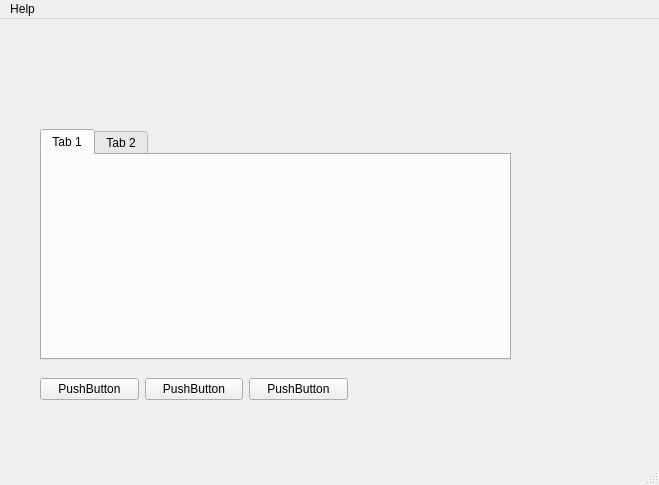
<?xml version="1.0" encoding="UTF-8"?>
<ui version="4.0">
 <class>MainWindow</class>
 <widget class="QMainWindow" name="MainWindow">
  <property name="geometry">
   <rect>
    <x>0</x>
    <y>0</y>
    <width>659</width>
    <height>485</height>
   </rect>
  </property>
  <property name="windowTitle">
   <string>MainWindow</string>
  </property>
  <widget class="QWidget" name="centralwidget">
   <widget class="QWidget" name="verticalLayoutWidget">
    <property name="geometry">
     <rect>
      <x>10</x>
      <y>10</y>
      <width>601</width>
      <height>80</height>
     </rect>
    </property>
    <layout class="QVBoxLayout" name="verticalLayout"/>
   </widget>
   <widget class="QWidget" name="verticalLayoutWidget_2">
    <property name="geometry">
     <rect>
      <x>40</x>
      <y>110</y>
      <width>471</width>
      <height>231</height>
     </rect>
    </property>
    <layout class="QVBoxLayout" name="verticalLayout_2">
     <item>
      <widget class="QTabWidget" name="tabWidget">
       <widget class="QWidget" name="tab">
        <attribute name="title">
         <string>Tab 1</string>
        </attribute>
       </widget>
       <widget class="QWidget" name="tab_2">
        <attribute name="title">
         <string>Tab 2</string>
        </attribute>
       </widget>
      </widget>
     </item>
    </layout>
   </widget>
   <widget class="QWidget" name="horizontalLayoutWidget">
    <property name="geometry">
     <rect>
      <x>40</x>
      <y>340</y>
      <width>308</width>
      <height>61</height>
     </rect>
    </property>
    <layout class="QHBoxLayout" name="horizontalLayout">
     <item>
      <widget class="QPushButton" name="pushButton_3">
       <property name="text">
        <string>PushButton</string>
       </property>
      </widget>
     </item>
     <item>
      <widget class="QPushButton" name="pushButton_2">
       <property name="text">
        <string>PushButton</string>
       </property>
      </widget>
     </item>
     <item>
      <widget class="QPushButton" name="pushButton">
       <property name="text">
        <string>PushButton</string>
       </property>
      </widget>
     </item>
    </layout>
   </widget>
  </widget>
  <widget class="QMenuBar" name="menubar">
   <property name="geometry">
    <rect>
     <x>0</x>
     <y>0</y>
     <width>659</width>
     <height>25</height>
    </rect>
   </property>
   <widget class="QMenu" name="menuHelp">
    <property name="title">
     <string>Help</string>
    </property>
   </widget>
   <addaction name="menuHelp"/>
  </widget>
  <widget class="QStatusBar" name="statusbar"/>
 </widget>
 <resources/>
 <connections/>
</ui>
